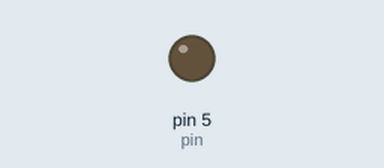
Recording of a sketch running on a simulated Arduino Uno, built with avr-gcc and run on an emulated ATmega328P. Parts: output pins drawn as LEDs (lit = HIGH). Dashed ring = blinking.

Above: at 0.2 s.
At 2.85 s:
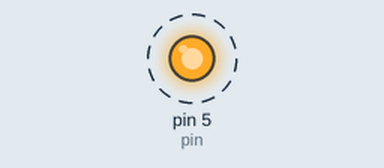
Timing chart, 0 to 3.1 s (numbered marks = the images above):
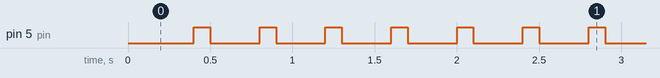

The sketch:

sequencer.ino
```cpp
extern "C"{
#include "sequencer.h"
};

//pin used can be change to anay digital pin
int pin = 5;

//second is the time frame for the temop
float seconde = 1.0;
float time_f,tempo_f = 0.0;

unsigned long currentTime=0;
unsigned long previousTime=0;

void setup() {
  // put your setup code here, to run once:
  pinMode(pin, OUTPUT);
  //2.0 is the time division it means a tempo of 2 beats per second 1/2 = 0.5s
  //0.8 (80%) is the percentage of OFF time, 0.5*0.8 = 0.4s -> LOW 0.4s - HIGH 0.1s
  //initialize the counters to calculate the tempo
  initialize(2.0, 0.8);
  //getting values that have been calculated
  time_f = time_frame(seconde);
  tempo_f = tempo(seconde);

  Serial.begin(9600);
}

void loop() {

  currentTime=millis();
  if((currentTime-previousTime)>= tempo_f){
        digitalWrite(pin, LOW);
        if((currentTime-previousTime)>= time_f){
          digitalWrite(pin, HIGH);
          previousTime=currentTime;
        }

  }


}
```

sequencer.c
```cpp
#include "Arduino.h"
#include "sequencer.h"

float const MILLI = 1000.0;
float beat_tempo = 0;
float delta_tempo = 0;

//initalizing the beat and the delta of ON/OFF
void initialize(float beat, float delta){
  beat_tempo = beat;
  delta_tempo = delta;
}

//time frame gives the value in millisecond of OFF time depending on the beat and tempo
float time_frame(float seconde){
  return (((seconde/beat_tempo)*delta_tempo)*MILLI);
}

//time frame gives the value in millisecond of ON time depending on the beat and tempo
float tempo(float seconde){
  return (((seconde/beat_tempo)-((seconde/beat_tempo)*delta_tempo))*MILLI);
}
```

sequencer.h
```cpp
#include "Arduino.h"

#ifndef sequencer.h
#define sequencer.h

void initialize(float beat, float delta);
float time_frame(float seconde);
float tempo(float seconde);

#endif
```

Measured:
- by itself, pin 5 (pin): alternates HIGH for 0.10 s and LOW for 0.30 s
